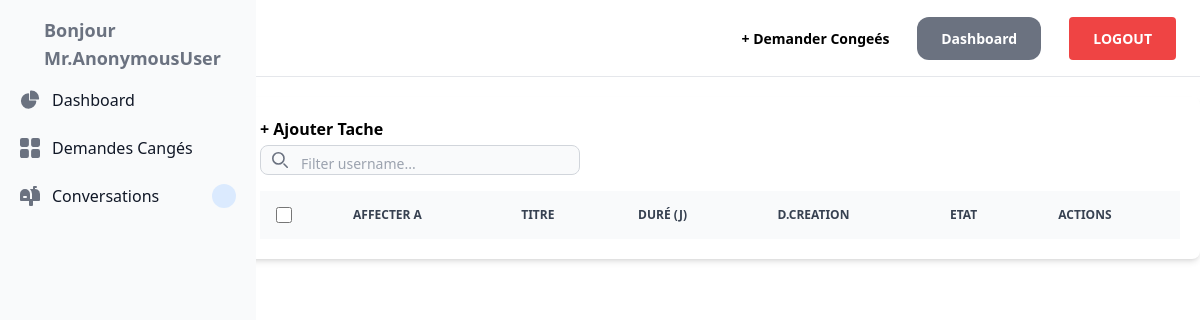
Before: /taches/tache_list/ with the older database file.
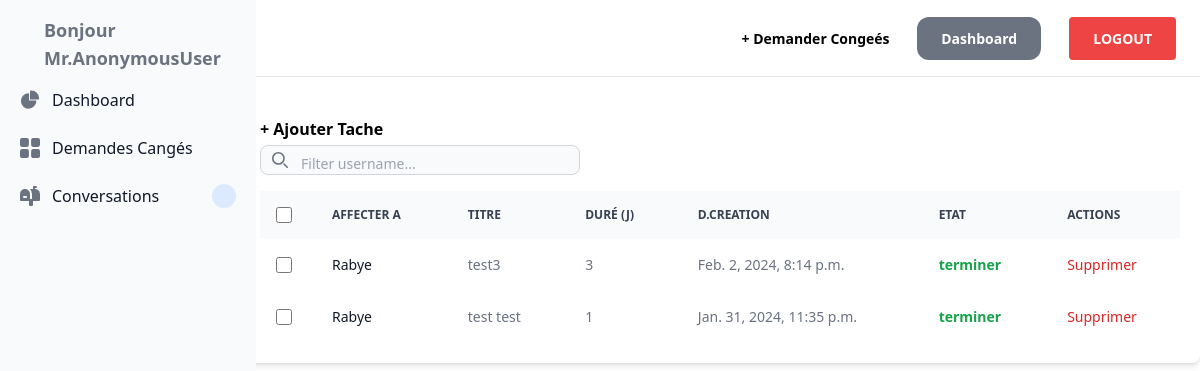
After: the same page with the newer database file.
### tache/models.py (models this page shows)
class Tache(models.Model):
    STATUS_CHOICES = (
        ('open', 'Open'),
        ('encours', 'EnCours'),
        ('terminer', 'Terminer')
    )
    class Meta:
        verbose_name_plural = 'tache'
    user_id = models.ForeignKey(User, related_name="tache", on_delete=models.CASCADE)
    titre = models.CharField(max_length=255)
    duree = models.IntegerField()
    etat = models.CharField(choices=STATUS_CHOICES,max_length=10, default="open")
    created_at = models.DateTimeField(auto_now_add=True)

### tache/views.py (the view)
# urls.py: path('tache_list/', views.ListTache, name='ListTache'),
def ListTache(request):
    taches = Tache.objects.all().order_by('-created_at')
    return render(request, 'tache/listTaches.html',{
         'taches' : taches
    })

### tache/templates/tache/listTaches.html (shortened to what this page needs)
{% extends 'core/base.html' %}
{% block content %}
<div class="w-4/5 py-5  mx-auto float-right">
    <div class="relative overflow-x-auto shadow-md sm:rounded-lg px-5 py-5">
      <a href="{% url 'tache:addTache' %}" class="font-semibold hover:text-green-500" > + Ajouter Tache </a>
       <div class="pb-4 bg-white dark:bg-gray-900">
           <div class="relative mt-1">
               <div class="absolute inset-y-0 rtl:inset-r-0 start-0 flex items-center ps-3 pointer-events-none">
               </div>
               <input type="text" id="filterName" class="block pt-2 ps-10 text-sm text-gray-900 border border-gray-300 rounded-lg w-80 bg-gray-50 focus:ring-blue-500 focus:border-blue-500 dark:bg-gray-700 dark:border-gray-600 dark:placeholder-gray-400 dark:text-white dark:focus:ring-blue-500 dark:focus:border-blue-500" placeholder="Filter username...">
           </div>
       </div>
       {% if request.user.role == admin %}
       <table class="w-full text-sm text-left rtl:text-right text-gray-500 dark:text-gray-400">
           <thead class="text-xs text-gray-700 uppercase bg-gray-50 dark:bg-gray-700 dark:text-gray-400">
               <tr>
                   <th scope="col" class="p-4">
                       <div class="flex items-center">
                           <input id="checkbox-all-search" type="checkbox" class="w-4 h-4 text-blue-600 bg-gray-100 border-gray-300 rounded focus:ring-blue-500 dark:focus:ring-blue-600 dark:ring-offset-gray-800 dark:focus:ring-offset-gray-800 focus:ring-2 dark:bg-gray-700 dark:border-gray-600">
                       </div>
                   </th>
                   <th scope="col" class="px-6 py-3">
                       Affecter a
                   </th>
                   <th scope="col" class="px-6 py-3">
                       Titre
                   </th>
                   <th scope="col" class="px-6 py-3">
                       Duré (j)
                   </th>
                   <th scope="col" class="px-6 py-3">
                       D.creation
                   </th>
                   <th scope="col" class="px-6 py-3">
                       Etat
                   </th>
                   <th scope="col" class="px-6 py-3">
                       Actions
                   </th>
               </tr>
           </thead>
           <tbody>
               {% for tach in taches %}
               <tr class="bg-white dark:bg-gray-800 hover:bg-gray-50 dark:hover:bg-gray-600">
                   <td class="w-4 p-4">
                       <div class="flex items-center">
                           <input id="checkbox-table-3" type="checkbox" class="w-4 h-4 text-blue-600 bg-gray-100 border-gray-300 rounded focus:ring-blue-500 dark:focus:ring-blue-600 dark:ring-offset-gray-800 dark:focus:ring-offset-gray-800 focus:ring-2 dark:bg-gray-700 dark:border-gray-600">
                       </div>
                   </td>
                   <td scope="row" class="px-6 py-4 font-medium text-gray-900 whitespace-nowrap dark:text-white">
                       {{ tach.user_id }}
                   </td>
                   <td class="px-6 py-4">
                       {{tach.titre}}
                   </td>
                   <td class="px-6 py-4">
                       {{tach.duree}}
                   </td>
                   <td class="px-6 py-4">
                    {{tach.created_at}}
                   </td>
                   <td class="px-6 py-4 {% if tach.etat == 'open' %} text-red-600 {% elif tach.etat == 'encours'  %} text-yellow-600  {% else %} text-green-600 {% endif %} font-bold">
                       {{tach.etat}}
                      </div>
                   <td class="px-6 py-4">
                       <a href="{% url 'tache:deleteTache' tach.id %}" class="font-medium text-red-600 dark:text-blue-500 hover:underline">Supprimer</a>
                   </td>
               {% endfor %}
           </tbody>
       </table>
       {% endif %}
   </div>
</div>
{% endblock %}

Changed rows visible on the page:
added Tache: user_id "Rabye", titre "test3", duree "3", created_at "Feb. 2, 2024, 8:14 p.m.", etat "terminer"
added Tache: user_id "Rabye", titre "test test", duree "1", created_at "Jan. 31, 2024, 11:35 p.m.", etat "terminer"
